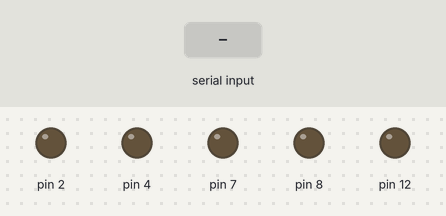
Simulated run of this sketch. Board: Arduino Uno, built with avr-gcc and run on an emulated ATmega328P. On the bench: output pins drawn as LEDs (lit = HIGH). The test bench sets the inputs (shaded band). What the sketch prints to the serial monitor is not drawn.

Above: at 1.2 s.
1.3 s: "1\n" received over Serial
At 1.7 s:
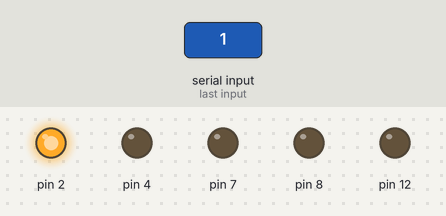
2.8 s: "2\n" received over Serial
At 4.0 s:
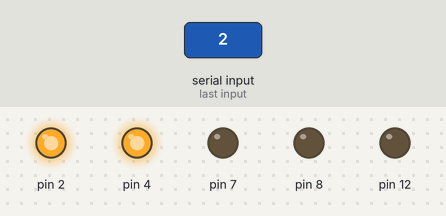
4.3 s: "3\n" received over Serial
At 5.2 s:
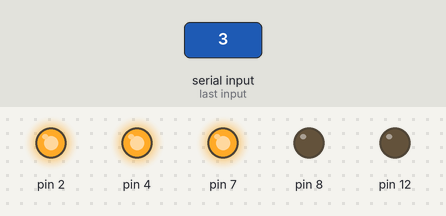
5.8 s: "4\n" received over Serial
At 6.3 s:
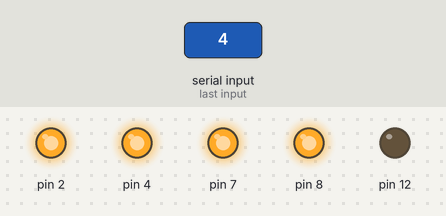
7.3 s: "5\n" received over Serial
At 8.5 s:
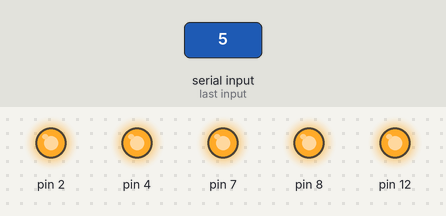
8.8 s: "1\n" received over Serial
At 9.8 s:
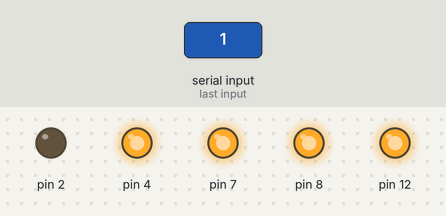
Timing chart, 0 to 11.3 s (numbered marks = the images above; inputs shaded):
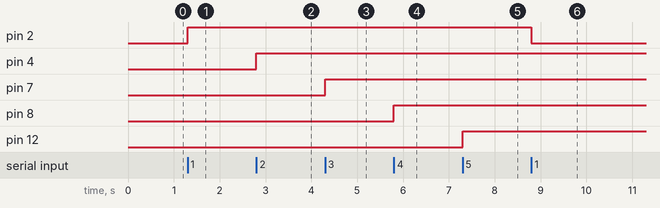

The sketch:

focos_bien.ino
```cpp
int a=0;
int b=0;
int c=0;
int d=0;
int e=0;
void setup() {
  // put your setup code here, to run once:
Serial.begin(9600);
pinMode(2 ,OUTPUT);
pinMode(4 ,OUTPUT);
pinMode(7 ,OUTPUT);
pinMode(8 ,OUTPUT);
pinMode(12 ,OUTPUT);

Serial.println("1. sala.");
Serial.println("2. cocina.");
Serial.println("3. recamara.");
Serial.println("4. comedor.");
Serial.println("5. patio.");
}

void loop() {
  // put your main code here, to run repeatedly:
int x;
x=Serial.parseInt();
switch(x)
{
  case 1:
  {
     if (a==0)
     {
        digitalWrite(2,HIGH);
        a=1;
     }
     else
    {
      digitalWrite(2,LOW);
      a=0;
    }
      break;
  }
   case 2:
  {
if (b==0)
     {
        digitalWrite(4,HIGH);
        b=1;
     }
    else
    {
      digitalWrite(4,LOW);
      b=0;
    }
      break;
  }  case 3:
  {
if (c==0)
     {
        digitalWrite(7,HIGH);
        c=1;
     }
    else
    {
      digitalWrite(7,LOW);
      c=0;
    }
      break;
  }  case 4:
  {
  if (d==0)
     {
        digitalWrite(8,HIGH);
        d=1;
     }
    else
    {
      digitalWrite(8,LOW);
      d=0;
    }
      break;
  }  case 5:
  {
if (e==0)
     {
        digitalWrite(12,HIGH);
        e=1;
     }
    else
    {
      digitalWrite(12,LOW);
      e=0;
    }
      break;
  }
}
}
```

Measured:
- after the input at 1.3 s, pin 2: LOW → HIGH at once
- after the input at 2.8 s, pin 4: LOW → HIGH at once
- after the input at 4.3 s, pin 7: LOW → HIGH at once
- after the input at 5.8 s, pin 8: LOW → HIGH at once
- after the input at 7.3 s, pin 12: LOW → HIGH at once
- after the input at 8.8 s, pin 2: HIGH → LOW at once
